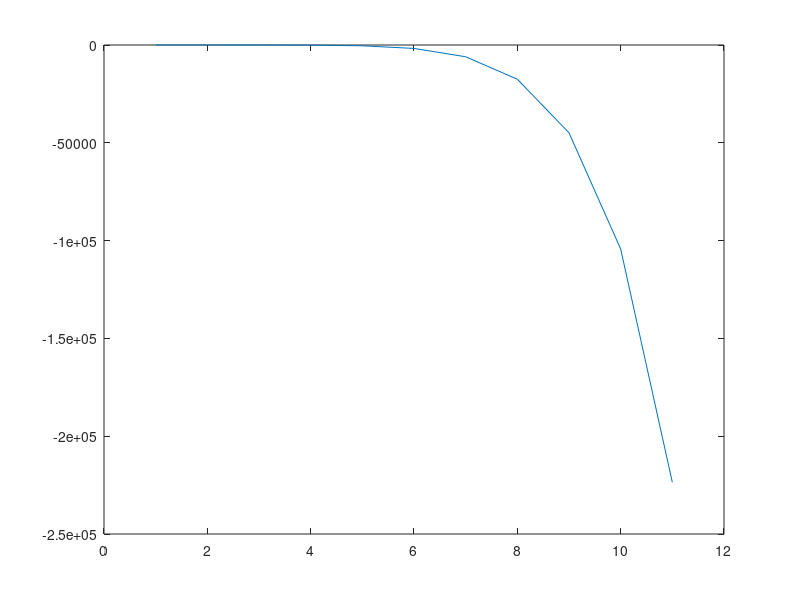

MATLAB code to generate this figure:
%% MQP work for Rocket Controller
clc; clear all; close all;

% syms x y z u v w T m g rho Cl Cd A_side A_fin A_front q1 q2 q3 q4 wx wy wz Mx My Mz Ixx Iyy Izz d l dcg dcp u1 u2 u3 u4
% % define matrix groups
% q = [q1; q2; q3; q4];
% w0 = [wx ;wy; wz];
% speed = (u^2+v^2+w^2)^2;
% 
% f1 = 0.5*rho*A_fin*u1*speed^2;
% f2 = 0.5*rho*A_fin*u2*speed^2;
% f3 = 0.5*rho*A_fin*u3*speed^2;
% f4 = 0.5*rho*A_fin*u4*speed^2;
% 
% M_fins_b = [l*(f3-f1) l*(f4-f2) d*(f1+f2+f3+f4)];
% 
% % M_fins=[[l*(f2-f4)*(2*q1*q4-2*q2*q3)+d*(2*q1*q3+2*q2*q4)*(f1+f2+f3+f4)-l*(f1-f3)*(q1^2+q2^2-q3^2-q4^2)] ...
% %  [- l*(f1-f3)*(2*q1*q4+2*q2*q3)-d*(2*q1*q2-2*q3*q4)*(f1+f2+f3+f4)- l*(f2 - f4)*(q1^2 - q2^2 + q3^2 - q4^2)] ...
% %  [  d*(q1^2 - q2^2 - q3^2 + q4^2)*(f1 + f2 + f3 + f4) + l*(f1 - f3)*(2*q1*q3 - 2*q2*q4) - l*(f2 - f4)*(2*q1*q2 + 2*q3*q4)]];
% I = [Ixx 0 0; 0 Iyy 0; 0 0 Izz];
% H = [Ixx*wx; Iyy*wy; Izz*wz];
% 
% % define matrix helper formulas
% % w_x = [0 -wz wy; wz 0 -wx; -wy wx 0];
% % O = [-w_x w0; -w0' 0];
% OMEGA       = [[0            wz -wy wx];
%                [-wz  0           wx wy];
%                [ wy -wx  0          wz];
%                [-wx -wy -wz 0         ]];
% q_dot = 0.5*OMEGA*q;
% 
% 
% %Aerodynamic Force/Moment
% a = -atan(v/w);
% b = asin(v/sqrt(speed));
% T_bi = [2*(q2*q4+q1*q3)*T; 2*(q3*q4-q1*q2)*T; (q1^2-q2^2-q3^2+q4^2)*T];
% F_ad = [0.5*rho*speed*Cl*A_side*((v/w)/sqrt((v^2/w)+1))*2*pi*atan(v/w);...
%         0.5*rho*speed*Cl*A_side*(v/speed)*2*pi*atan(v/w);...
%         0.5*rho*speed^2*Cd*A_front]';
% %DCM for velocity fixed to body fixed frame of reference
% R_vb(1,:) = [1/sqrt(v^2/w^2+1) -v^2/(w*sqrt(v^2/w^2+1)*sqrt(speed))...
%             v*(1-(v^2/sqrt(speed)))/(w*sqrt(v^2/w^2+1))];
% R_vb(2,:) = [0 sqrt(1-v^2/speed) v/sqrt(speed)];...
% R_vb(3,:) = [-v/(w*sqrt(v^2/w^2 + 1)) -v/(sqrt(v^2/w^2 + 1)*sqrt(speed))...
%             (1-v^2/sqrt(speed))/sqrt(v^2/w^2 + 1)];
% R_bi = [q1^2-q2^2-q3^2+q4^2 2*(q1*q2+q3*q4) 2*(q1*q3-q2*q4);...
%         2*(q2*q1-q3*q4) -q1^2+q2^2-q3^2+q4^2 2*(q2*q3+q1*q4);...
%         2*(q3*q1+q2*q4) 2*(q3*q2-q1*q4) -q1^2-q2^2+q3^2+q4^2];
% F_aero = F_ad*R_vb*R_bi;
% F = T_bi+[0;0;-m*g]+[F_aero(1); F_aero(2); F_aero(3)];
% 
% % Rotate the distance from CP to CG into the inertial frame
% cp_vector = [0 0 dcp];
% cg_vector = [0 0 dcg];
% 
% cp2cg_b     = cp_vector-cg_vector;
% cp2cg_i     = cp2cg_b*R_bi; % distance from the cp to cg in inertial frame  
% 
% % Moment due to aerodynamic force of rocket body
% M_fins_i = M_fins_b*R_bi;
% M_aero   = cross(F_aero, cp2cg_i);
% 
% M=M_fins_i+M_aero;
% w_dot = I\(M'-cross(w0,H));
% %disp(F);
% 
% x_dot = [u; v; w; F(1)/m; F(2)/m; F(3)/m; q_dot; w_dot]; %13x1 column vector
% %disp(x_dot);
% 
% vars = [x; y; z; u; v; w; q1; q2; q3; q4; wx; wy; wz];
% A = jacobian(x_dot,vars); %13x13 matrix
% B = [zeros(11,4);jacobian(M_fins_i,[u1,u2,u3,u4])];
% C = [0 0 1 0 0 0 0 0 0 0 0 0 0;...
%     0 0 0 0 0 0 0 0 0 0 1 0 0;...
%     0 0 0 0 0 0 0 0 0 0 0 1 0;...
%     0 0 0 0 0 0 0 0 0 0 0 0 1]*x_dot;
%disp(C);
q1 = 0; q2 = 0; q3 = 0; q4 = 1;
u = 0; v = 0; w = 133;
rho = 1.225; 
d = 0.2159; l = 0.44;
A_fin = 0.00387;
%B = ...
%[[                                                                                                                          0,                                                                                                                           0,                                                                                                                         0,                                                                                                                           0];
%[                                                                                                                           0,                                                                                                                           0,                                                                                                                         0,                                                                                                                           0];
%[                                                                                                                           0,                                                                                                                           0,                                                                                                                         0,                                                                                                                           0];
%[                                                                                                                           0,                                                                                                                           0,                                                                                                                         0,                                                                                                                           0];
%[                                                                                                                           0,                                                                                                                           0,                                                                                                                         0,                                                                                                                           0];
%[                                                                                                                           0,                                                                                                                           0,                                                                                                                         0,                                                                                                                           0];
%[                                                                                                                           0,                                                                                                                           0,                                                                                                                         0,                                                                                                                           0];
%[                                                                                                                           0,                                                                                                                           0,                                                                                                                         0,                                                                                                                           0];
%[                                                                                                                           0,                                                                                                                           0,                                                                                                                         0,                                                                                                                           0];
%[                                                                                                                           0,                                                                                                                           0,                                                                                                                         0,                                                                                                                           0];
%[                                                                                                                           0,                                                                                                                           0,                                                                                                                         0,                                                                                                                           0];
%[   (A_fin*d*rho*(2*q1*q3 + 2*q2*q4)*(u^2 + v^2 + w^2)^4)/2 - (A_fin*l*rho*(u^2 + v^2 + w^2)^4*(q1^2 - q2^2 - q3^2 + q4^2))/2,           (A_fin*d*rho*(2*q1*q3 + 2*q2*q4)*(u^2 + v^2 + w^2)^4)/2 - (A_fin*l*rho*(2*q1*q2 - 2*q3*q4)*(u^2 + v^2 + w^2)^4)/2, (A_fin*l*rho*(u^2 + v^2 + w^2)^4*(q1^2 - q2^2 - q3^2 + q4^2))/2 + (A_fin*d*rho*(2*q1*q3 + 2*q2*q4)*(u^2 + v^2 + w^2)^4)/2,           (A_fin*d*rho*(2*q1*q3 + 2*q2*q4)*(u^2 + v^2 + w^2)^4)/2 + (A_fin*l*rho*(2*q1*q2 - 2*q3*q4)*(u^2 + v^2 + w^2)^4)/2];
%[         - (A_fin*d*rho*(2*q1*q4 - 2*q2*q3)*(u^2 + v^2 + w^2)^4)/2 - (A_fin*l*rho*(2*q1*q2 + 2*q3*q4)*(u^2 + v^2 + w^2)^4)/2,   (A_fin*l*rho*(u^2 + v^2 + w^2)^4*(q1^2 - q2^2 + q3^2 - q4^2))/2 - (A_fin*d*rho*(2*q1*q4 - 2*q2*q3)*(u^2 + v^2 + w^2)^4)/2,         (A_fin*l*rho*(2*q1*q2 + 2*q3*q4)*(u^2 + v^2 + w^2)^4)/2 - (A_fin*d*rho*(2*q1*q4 - 2*q2*q3)*(u^2 + v^2 + w^2)^4)/2, - (A_fin*l*rho*(u^2 + v^2 + w^2)^4*(q1^2 - q2^2 + q3^2 - q4^2))/2 - (A_fin*d*rho*(2*q1*q4 - 2*q2*q3)*(u^2 + v^2 + w^2)^4)/2];
%[ - (A_fin*d*rho*(u^2 + v^2 + w^2)^4*(q1^2 + q2^2 - q3^2 - q4^2))/2 - (A_fin*l*rho*(2*q1*q3 - 2*q2*q4)*(u^2 + v^2 + w^2)^4)/2, - (A_fin*d*rho*(u^2 + v^2 + w^2)^4*(q1^2 + q2^2 - q3^2 - q4^2))/2 - (A_fin*l*rho*(2*q1*q4 + 2*q2*q3)*(u^2 + v^2 + w^2)^4)/2, (A_fin*l*rho*(2*q1*q3 - 2*q2*q4)*(u^2 + v^2 + w^2)^4)/2 - (A_fin*d*rho*(u^2 + v^2 + w^2)^4*(q1^2 + q2^2 - q3^2 - q4^2))/2,   (A_fin*l*rho*(2*q1*q4 + 2*q2*q3)*(u^2 + v^2 + w^2)^4)/2 - (A_fin*d*rho*(u^2 + v^2 + w^2)^4*(q1^2 + q2^2 - q3^2 - q4^2))/2]];


%B = B'
w2=1:11;
b12=zeros(length(w2),1);
for i = 0:10
    w=i+1;
    B=...
    [[                                                                                                                          0,                                                                                                                           0,                                                                                                                         0,                                                                                                                           0];
    [                                                                                                                           0,                                                                                                                           0,                                                                                                                         0,                                                                                                                           0];
    [                                                                                                                           0,                                                                                                                           0,                                                                                                                         0,                                                                                                                           0];
    [                                                                                                                           0,                                                                                                                           0,                                                                                                                         0,                                                                                                                           0];
    [                                                                                                                           0,                                                                                                                           0,                                                                                                                         0,                                                                                                                           0];
    [                                                                                                                           0,                                                                                                                           0,                                                                                                                         0,                                                                                                                           0];
    [                                                                                                                           0,                                                                                                                           0,                                                                                                                         0,                                                                                                                           0];
    [                                                                                                                           0,                                                                                                                           0,                                                                                                                         0,                                                                                                                           0];
    [                                                                                                                           0,                                                                                                                           0,                                                                                                                         0,                                                                                                                           0];
    [                                                                                                                           0,                                                                                                                           0,                                                                                                                         0,                                                                                                                           0];
    [                                                                                                                           0,                                                                                                                           0,                                                                                                                         0,                                                                                                                           0];
    [   (A_fin*d*rho*(2*q1*q3 + 2*q2*q4)*(u^2 + v^2 + w^2)^4)/2 - (A_fin*l*rho*(u^2 + v^2 + w^2)^4*(q1^2 - q2^2 - q3^2 + q4^2))/2,           (A_fin*d*rho*(2*q1*q3 + 2*q2*q4)*(u^2 + v^2 + w^2)^4)/2 - (A_fin*l*rho*(2*q1*q2 - 2*q3*q4)*(u^2 + v^2 + w^2)^4)/2, (A_fin*l*rho*(u^2 + v^2 + w^2)^4*(q1^2 - q2^2 - q3^2 + q4^2))/2 + (A_fin*d*rho*(2*q1*q3 + 2*q2*q4)*(u^2 + v^2 + w^2)^4)/2,           (A_fin*d*rho*(2*q1*q3 + 2*q2*q4)*(u^2 + v^2 + w^2)^4)/2 + (A_fin*l*rho*(2*q1*q2 - 2*q3*q4)*(u^2 + v^2 + w^2)^4)/2];
    [         - (A_fin*d*rho*(2*q1*q4 - 2*q2*q3)*(u^2 + v^2 + w^2)^4)/2 - (A_fin*l*rho*(2*q1*q2 + 2*q3*q4)*(u^2 + v^2 + w^2)^4)/2,   (A_fin*l*rho*(u^2 + v^2 + w^2)^4*(q1^2 - q2^2 + q3^2 - q4^2))/2 - (A_fin*d*rho*(2*q1*q4 - 2*q2*q3)*(u^2 + v^2 + w^2)^4)/2,         (A_fin*l*rho*(2*q1*q2 + 2*q3*q4)*(u^2 + v^2 + w^2)^4)/2 - (A_fin*d*rho*(2*q1*q4 - 2*q2*q3)*(u^2 + v^2 + w^2)^4)/2, - (A_fin*l*rho*(u^2 + v^2 + w^2)^4*(q1^2 - q2^2 + q3^2 - q4^2))/2 - (A_fin*d*rho*(2*q1*q4 - 2*q2*q3)*(u^2 + v^2 + w^2)^4)/2];
    [ - (A_fin*d*rho*(u^2 + v^2 + w^2)^4*(q1^2 + q2^2 - q3^2 - q4^2))/2 - (A_fin*l*rho*(2*q1*q3 - 2*q2*q4)*(u^2 + v^2 + w^2)^4)/2, - (A_fin*d*rho*(u^2 + v^2 + w^2)^4*(q1^2 + q2^2 - q3^2 - q4^2))/2 - (A_fin*l*rho*(2*q1*q4 + 2*q2*q3)*(u^2 + v^2 + w^2)^4)/2, (A_fin*l*rho*(2*q1*q3 - 2*q2*q4)*(u^2 + v^2 + w^2)^4)/2 - (A_fin*d*rho*(u^2 + v^2 + w^2)^4*(q1^2 + q2^2 - q3^2 - q4^2))/2,   (A_fin*l*rho*(2*q1*q4 + 2*q2*q3)*(u^2 + v^2 + w^2)^4)/2 - (A_fin*d*rho*(u^2 + v^2 + w^2)^4*(q1^2 + q2^2 - q3^2 - q4^2))/2]]';
    b12(w) = B(1,12);
end
disp(B);
plot(w2,b12);






























